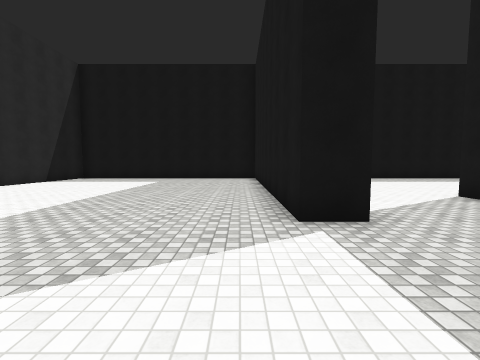
[1] (above)

24 first-person views from a walk through a 3-D level made in the Unity game engine. The camera is 1.5 m above the floor, tilts 4° down and sees 90° across. The floor is counted in squares, 1.8 m on a side. Each view is taken from the middle of a square. On the plan, view 1 faces up. The plan holds only what a view shows up to about 10 squares ahead; the rest is blank. The place goes on beyond the plan. The player character is not drawn. Surface patterns are stand-ins for the level's own textures.

[2]
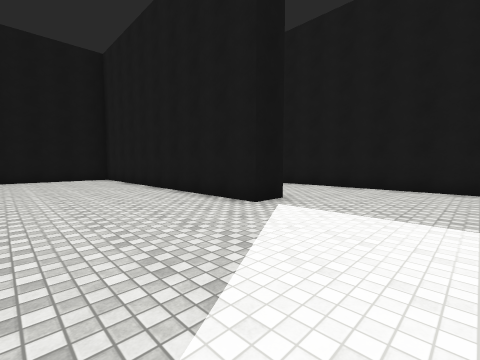

[3]
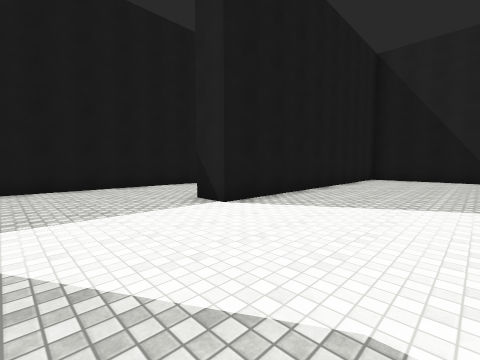

[4]
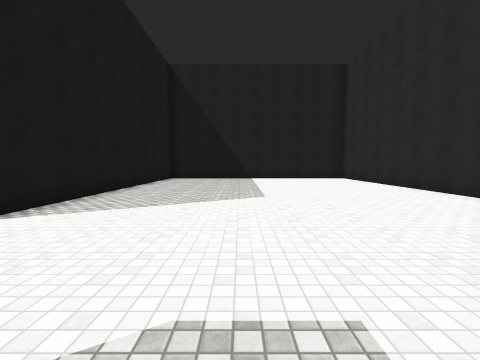

[5]
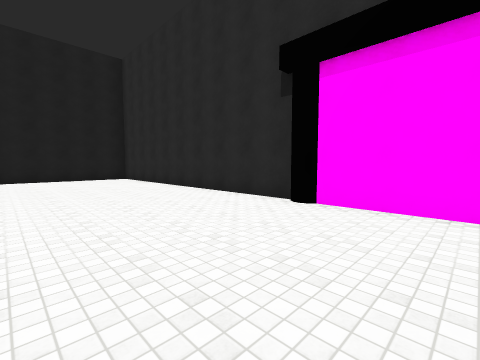

[6]
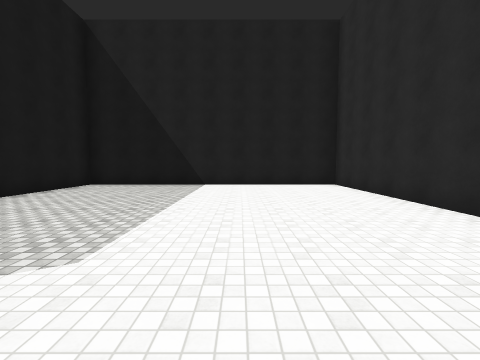

[7]
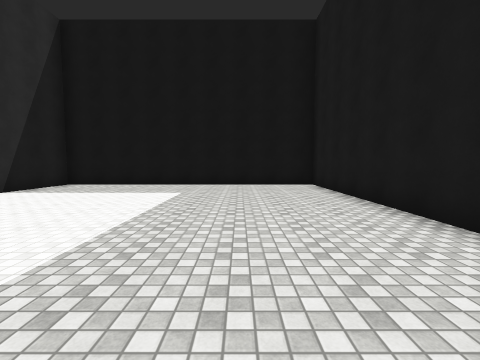

[8]
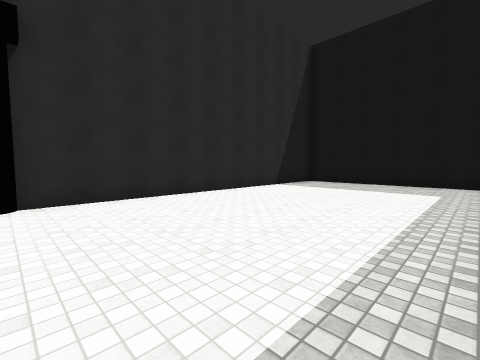

[9]
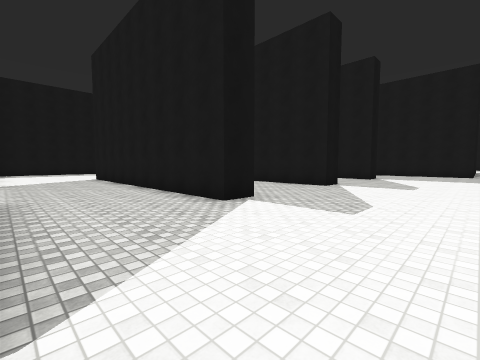

[10]
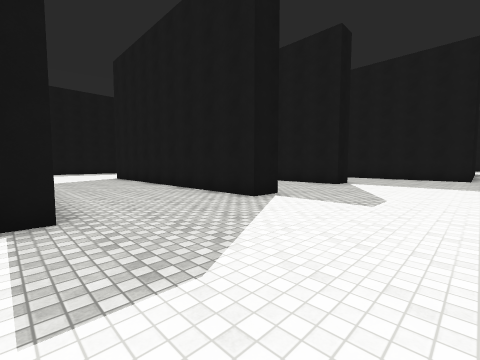

[11]
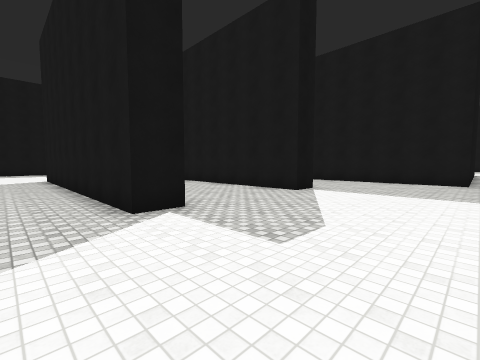

[12]
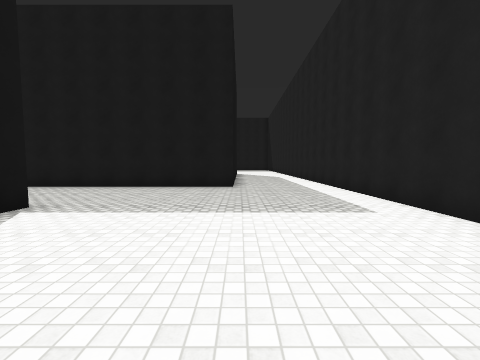

[13]
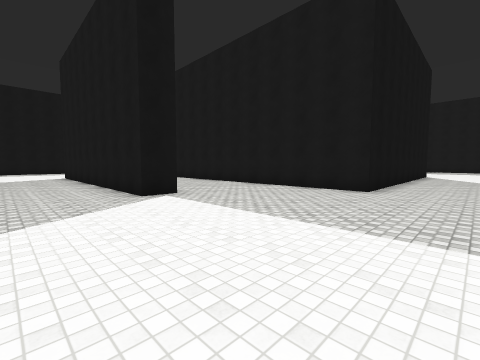

[14]
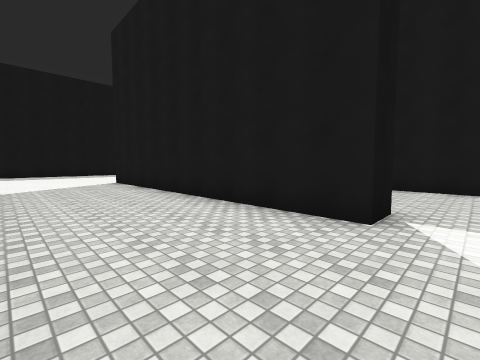

[15]
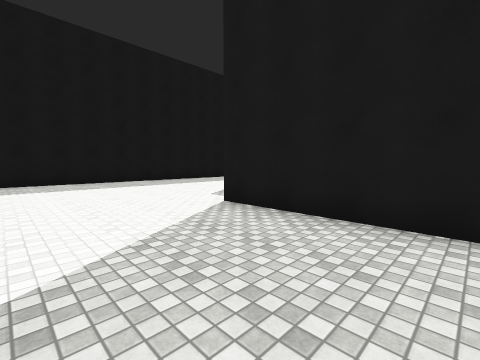

[16]
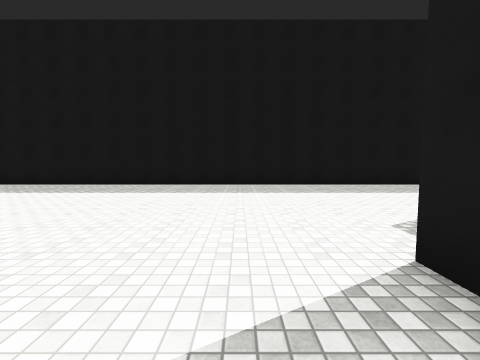

[17]
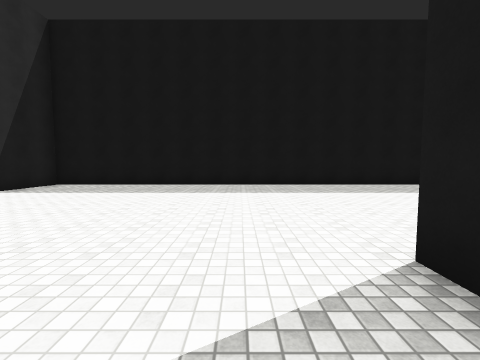

[18]
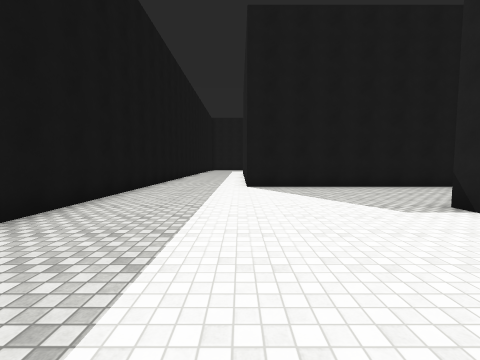

[19]
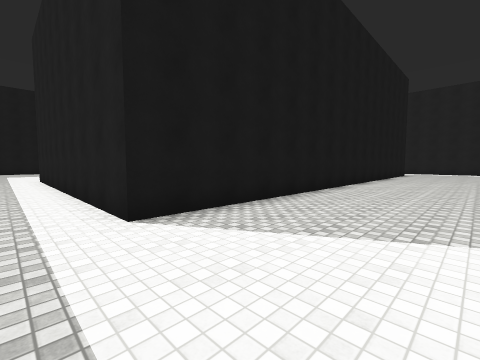

[20]
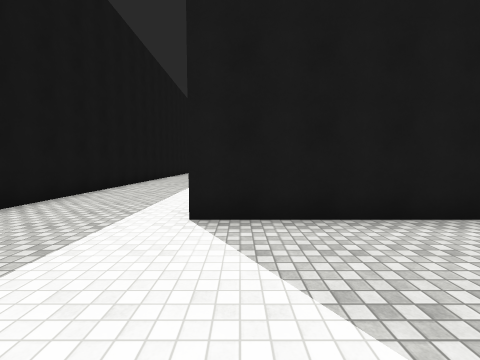

[21]
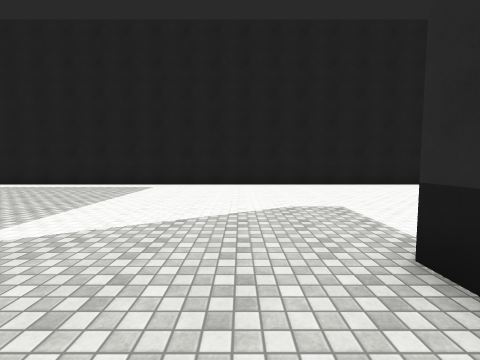

[22]
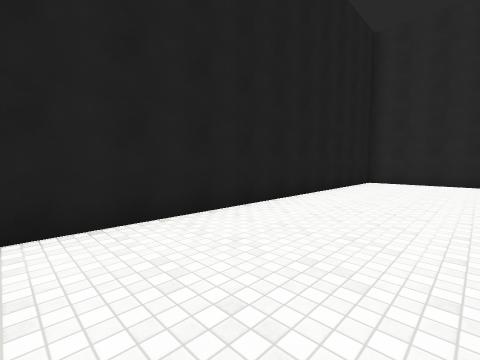

[23]
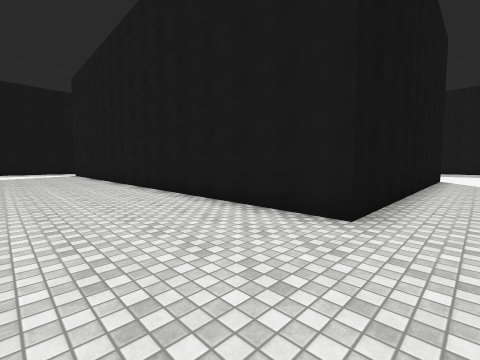

[24]
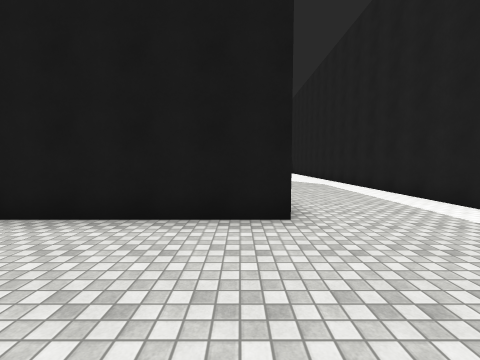

### Floor plan
Points are (right, up) in squares from view 1. A wall is a line through its corners. A room is listed if a view was taken in it or the views show most of it. See-through windows are left out.
Room 1 (views 1, 2, 3, 4, 5, 6, 7, 8, 9, 10, 11, 12, 13, 14, 15, 16, 17, 18, 19, 20, 21, 22, 23, 24)
walls: (6.6, -4) (5.5, -4) (5.5, 6); (1.9, 3.4) (0.8, 3.4) (0.8, 13.3) (-8.7, 13.3) (-8.7, 3.1); (11.5, -3.4) (11.5, -4) (10.5, -4) (10.5, 6); (15.9, 6) (16.5, 6); (1.8, -8) (1.8, -11.1); (16.6, -4) (15.5, -4) (15.5, 6); (2.1, -11.3) (25.5, -11.3); (-8.7, 2.1) (-8.7, -0.4); (-8.7, -1) (-8.7, -11.3) (0.8, -11.3) (0.8, -1.4) (1.9, -1.4); (25.5, -7.8) (20.5, -7.8) (20.5, 9.7) (25.5, 9.7); (25.5, 13.3) (1.8, 13.3) (1.8, 11.1)

Positions as (right, up) in squares from view 1, and headings:
1: (0, 0), facing up
2: (-3, 0), facing up-right
3: (-3, 2), facing down-right
4: (-3, 2), facing down
5: (-4, 2), facing down-left
6: (-5, -2), facing down
7: (-2, 4), facing up
8: (-3, 3), facing up-left
9: (2, -8), facing up-right
10: (6, -8), facing up-right
11: (9, -8), facing up-right
12: (12, -8), facing right
13: (13, -10), facing up-right
14: (12, -5), facing up-right
15: (12, 2), facing up-right
16: (14, 4), facing up
17: (9, 4), facing up
18: (12, 10), facing right
19: (17, 11), facing down-right
20: (17, 9), facing right
21: (13, -2), facing down
22: (13, -8), facing down-left
23: (17, -9), facing up-right
24: (17, -7), facing right
